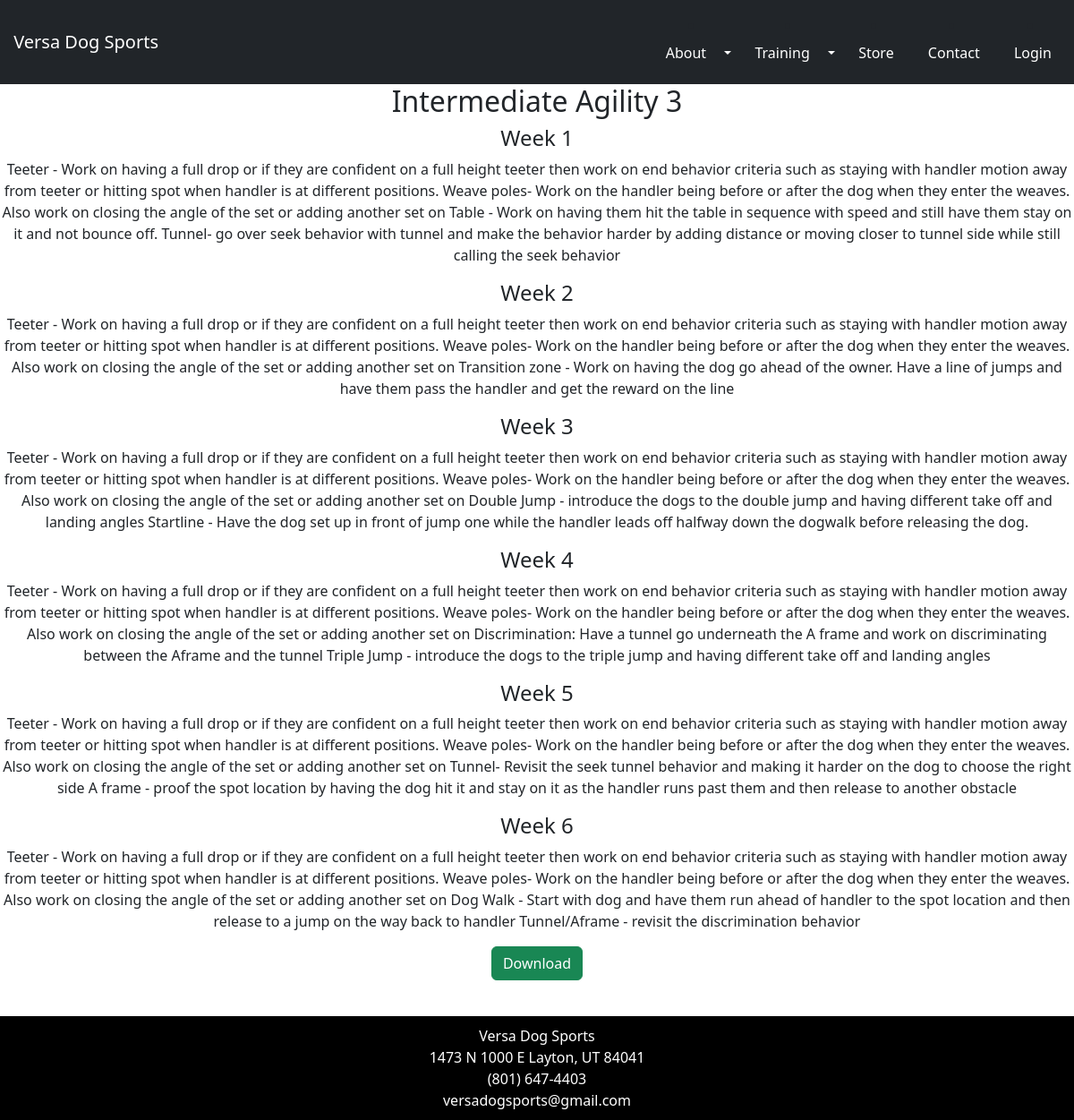
The page /agilityclasses/details/6 on the database its author committed.
### dog/models.py (models this page shows, shortened)
class AgilityClass(models.Model):
    agilityclass_name = models.CharField(max_length=200)
    agilityclass_description = models.CharField(max_length=1000)
    agilityclass_price = models.FloatField()
    agilityclass_length = models.CharField(max_length=50)
    agilityclass_image = models.CharField(max_length=500, default="https://classroomclipart.com/image/static7/preview2/cartoon-dog-sitting-down-with-a-black-nose-outline-57221.jpg")
    agilityclass_week1 = models.CharField(max_length=10000, default="")
    agilityclass_week2 = models.CharField(max_length=10000, default="")
    agilityclass_week3 = models.CharField(max_length=10000, default="")
    agilityclass_week4 = models.CharField(max_length=10000, default="")
    agilityclass_week5 = models.CharField(max_length=10000, default="")
    agilityclass_week6 = models.CharField(max_length=10000, default="")

### dog/views.py (the view)
# urls.py: path('agilityclasses/details/<int:id>', views.agility_detail, name="agility_detail"),
def agility_detail(request, id):
    agility = AgilityClass.objects.get(pk=id)
    context ={
        'agility':agility
    }
    return render(request,'dog/agilityclass_detail.html', context)

### dog/templates/dog/agilityclass_detail.html (shortened to what this page needs)
{% extends 'dog/base.html' %}
    {% block body %}
        <div class="details">
                        <div >
                           <h2>{{agility.agilityclass_name}}</h2>
                       </div>
                       <div >
                           <h4>Week 1</h4>
                       </div>
                       <div >
                           <p>{{agility.agilityclass_week1}}</p>
                       </div>
                       <div >
                           <h4>Week 2</h4>
                       </div>
                       <div >
                           <p>{{agility.agilityclass_week2}}</p>
                       </div>
                       <div >
                           <h4>Week 3</h4>
                       </div>
                       <div >
                           <p>{{agility.agilityclass_week3}}</p>
                       </div>
                       <div >
                           <h4>Week 4</h4>
                       </div>
                       <div >
                           <p>{{agility.agilityclass_week4}}</p>
                       </div>
                       <div >
                           <h4>Week 5</h4>
                       </div>
                       <div >
                           <p>{{agility.agilityclass_week5}}</p>
                       </div>
                       <div >
                           <h4>Week 6</h4>
                       </div>
                       <div >
                           <p>{{agility.agilityclass_week6}}</p>
                       </div>
                       <div >
                           <a href= "#" class="btn btn-success">Download</a>
                       </div>
        </div>
{% endblock %}

### dog/static/dog/style.css (style rules this page uses)
body { text-align: center; }

### rows shown on the page
AgilityClass: agilityclass_name "Intermediate Agility 3", agilityclass_week1 "Teeter - Work on having a full drop or if they are confident on a full height teeter then work on end behavior criteria such as staying with handler motion away from teeter or hitting spot when handler is at different positions. Weave poles- Work on the handler being before or after the dog when they enter the weaves. Also work on closing the angle of the set or adding another set on Table - Work on having them hit the table in sequence with speed and still have them stay on it and not bounce off. Tunnel- go over seek behavior with tunnel and make the behavior harder by adding distance or moving closer to tunnel side while still calling the seek behavior", agilityclass_week2 "Teeter - Work on having a full drop or if they are confident on a full height teeter then work on end behavior criteria such as staying with handler motion away from teeter or hitting spot when handler is at different positions. Weave poles- Work on the handler being before or after the dog when they enter the weaves. Also work on closing the angle of the set or adding another set on Transition zone - Work on having the dog go ahead of the owner. Have a line of jumps and have them pass the handler and get the reward on the line", agilityclass_week3 "Teeter - Work on having a full drop or if they are confident on a full height teeter then work on end behavior criteria such as staying with handler motion away from teeter or hitting spot when handler is at different positions. Weave poles- Work on the handler being before or after the dog when they enter the weaves. Also work on closing the angle of the set or adding another set on Double Jump - introduce the dogs to the double jump and having different take off and landing angles Startline - Have the dog set up in front of jump one while the handler leads off halfway down the dogwalk before releasing the dog.", agilityclass_week4 "Teeter - Work on having a full drop or if they are confident on a full height teeter then work on end behavior criteria such as staying with handler motion away from teeter or hitting spot when handler is at different positions. Weave poles- Work on the handler being before or after the dog when they enter the weaves. Also work on closing the angle of the set or adding another set on Discrimination: Have a tunnel go underneath the A frame and work on discriminating between the Aframe and the tunnel Triple Jump - introduce the dogs to the triple jump and having different take off and landing angles", agilityclass_week5 "Teeter - Work on having a full drop or if they are confident on a full height teeter then work on end behavior criteria such as staying with handler motion away from teeter or hitting spot when handler is at different positions. Weave poles- Work on the handler being before or after the dog when they enter the weaves. Also work on closing the angle of the set or adding another set on Tunnel- Revisit the seek tunnel behavior and making it harder on the dog to choose the right side A frame - proof the spot location by having the dog hit it and stay on it as the handler runs past them and then release to another obstacle", agilityclass_week6 "Teeter - Work on having a full drop or if they are confident on a full height teeter then work on end behavior criteria such as staying with handler motion away from teeter or hitting spot when handler is at different positions. Weave poles- Work on the handler being before or after the dog when they enter the weaves. Also work on closing the angle of the set or adding another set on Dog Walk - Start with dog and have them run ahead of handler to the spot location and then release to a jump on the way back to handler Tunnel/Aframe - revisit the discrimination behavior"
